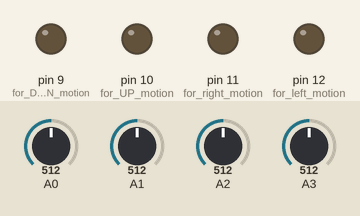
Simulated run of this sketch. Board: Arduino Nano, built with avr-gcc and run on an emulated ATmega328P. Parts: output pins drawn as LEDs (lit = HIGH). The inputs (shaded band) are chosen by the test bench; at power-on: A0 = 512, A2 = 512, A3 = 512, A1 = 512. What the sketch prints to the serial monitor is not drawn.

Above: at 1.2 s.
1.3 s: A0 set to 535
4.3 s: A0 set to 556
At 6.3 s:
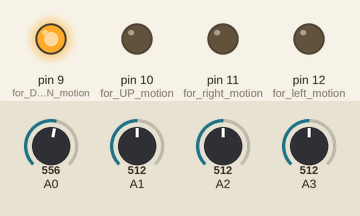
6.8 s: A2 set to 543
At 7.7 s:
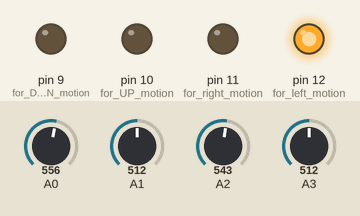
8.9 s: A3 set to 531
10.7 s: A3 set to 543
At 12.5 s:
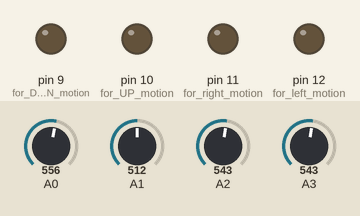
13.2 s: A3 set to 716
At 14.3 s:
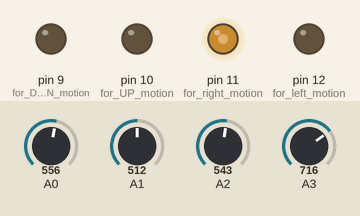
Timing chart, 0 to 16.2 s (numbered marks = the images above; inputs shaded):
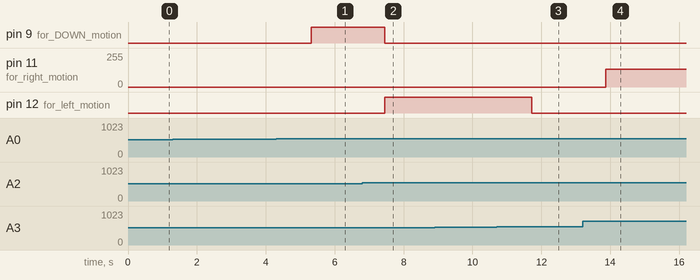

Measured:
- the behaviour switches between 542 and 543 on A0 (found by bisection; images 0 and 1)
- the behaviour switches between 532 and 533 on A2 (found by bisection; images 1 and 2)
- the behaviour switches between 542 and 543 on A3 (found by bisection; images 2 and 3)
- after the input at 1.3 s, every drawn part: stays the same
- after the input at 4.3 s, pin 9 (for_DOWN_motion): LOW → HIGH after 1.0 s
- after the input at 6.8 s, pin 9 (for_DOWN_motion): HIGH → LOW after 0.65 s; pin 12 (for_left_motion): LOW → HIGH after 0.65 s
- after the input at 8.9 s, every drawn part: stays the same
- after the input at 10.7 s, pin 12 (for_left_motion): HIGH → LOW after 1.0 s
- after the input at 13.2 s, pin 11 (for_right_motion): 0/255 → 133/255 after 0.66 s

The sketch:

Measurement.ino
```cpp
/*
   Monitoring the direction of strain carbon nano tubes based strain sensor
   by arduino microcontroller

   Arduino A0 to A3 = input from MWCNT sensor
   Arduino D11,D10,D9,D4 = output to LED driver ICs


   By : Mohan Gopal Tripathi


*/


//define variables
//mapped_value_downed variables -- sensor dependent
float maximum_value = 0 ; // enter maximum_value = maximum sensor reading
float minimum_value = 1023 ; // enter minimum_value = minimum sensor reading
//define variables
float start_value1 = 0 ; // sensor value at normal position
float start_value2 = 0 ;
float start_value3 = 0 ;
float start_value4 = 0 ;

float smooth_value1 = 0 ; // smoothed value will stored in this variable
float smooth_value2 = 0 ;
float smooth_value3 = 0 ;
float smooth_value4 = 0 ;
int thresold_1 = 30;      // depends on the strain sensor
int thresold_2 = 40;
int thresold_3 = 20;
int thresold_4 = 20;

void setup() {

Serial.begin(9600);                            // initialize serial communications at 9600 bps:
pinMode(9,OUTPUT);                             // for DOWN motion
pinMode(10,OUTPUT);                            // for UP motion
pinMode(11,OUTPUT);                            // for right motion
pinMode(12,OUTPUT);                            // for left motion

float temp1=0,temp2=0,temp3=0,temp4=0;
float sum1 = 0,sum2 = 0,sum3 = 0,sum4 = 0;


               // ---------------read the analog initial smooth value------------------- //


for(int i=0;i<10;i++)
{
temp1 = analogRead(A0);
sum1 = sum1 + temp1;
temp2 = analogRead(A1);
sum2 = sum2 + temp2;
temp3 = analogRead(A2);
sum3 = sum3 + temp3;
temp4 = analogRead(A3);
sum4 = sum4 + temp4;
}
start_value1=sum1/10; // taking initial value for start for noram position without strain
start_value2=sum2/10;
start_value3=sum3/10;
start_value4=sum4/10;
}

void smoothing()
{
float temp1=0,temp2=0,temp3=0,temp4=0;
float sum1 = 0,sum2 = 0,sum3 = 0,sum4 = 0;


                //--------------------read the analog input value for smoothing----------------------//


for(int i=0;i<10;i++)
{
temp1 = analogRead(A0);
sum1 = sum1 + temp1;
temp2 = analogRead(A1);
sum2 = sum2 + temp2;
temp3 = analogRead(A2);
sum3 = sum3 + temp3;
temp4 = analogRead(A3);
sum4 = sum4 + temp4;
}
smooth_value1 =sum1/10;
smooth_value2 =sum2/10;
smooth_value3 =sum3/10;
smooth_value4 =sum4/10;
}


void loop() {

smoothing();                                  // calling function smoothing to get smooth_value
float current_value1 = smooth_value1;         // current_value will get difference with normal position or start_value
float current_value2 = smooth_value2;
float current_value3 = smooth_value3;
float current_value4 = smooth_value4;

float mapped_value_1 = 0 ;                    // for mapping the range of differnce
float mapped_value_2 = 0 ;
float mapped_value_3 = 0 ;
float mapped_value_4 = 0 ;


             //-------------------self calibration for maximum & minimum value------------//


  if(current_value1 > maximum_value)// if we have a larger value than the maximum value, maximum value will updated
    { maximum_value = current_value1;}
  else if(current_value1 < minimum_value) // if we have a smaller value than the minimum value, minimum value will updated
    { minimum_value = current_value1;}
  if(current_value2 > maximum_value)
    { maximum_value = current_value2;}
  else if(current_value2 < minimum_value) // if we have a smaller value than the minimum value, minimum
    { minimum_value = current_value2;}
  if(current_value3 > maximum_value)
    { maximum_value = current_value3;}
  else if(current_value3 < minimum_value) // if we have a smaller value than the minimum value, minimum
    { minimum_value = current_value3;}
  if(current_value4 > maximum_value)
    { maximum_value = current_value4;}
  else if(current_value4 < minimum_value) // if we have a smaller value than the minimum value, minimum
    { minimum_value = current_value4;}

//-------------------condition for 1st direction---------------------//


if(current_value1 - start_value1 > thresold_1)              //set threshold value for down leds
{mapped_value_1=map(current_value1-start_value1-thresold_1,minimum_value,maximum_value-start_value1-thresold_1,0,255);} // mapping difference to 0-255

//--------------------condition for 2nd direction-----------------------//


if(current_value2 -start_value2 > thresold_2) //set thresold value for up leds
{mapped_value_2=map(current_value2-start_value2-thresold_2,minimum_value,maximum_value-start_value2-thresold_2,0,255);}


//-------------------condition for 3rd direction---------------------//


if(current_value3 - start_value3 > thresold_3) //set threshold value for right leds
{mapped_value_3=map(current_value3-start_value3-thresold_3,minimum_value,maximum_value-start_value3-thresold_3,0,255);} // mapping difference to 0-255

//--------------------condition for 4th direction-----------------------//


if(current_value3 - start_value3>thresold_4) //set thresold value for left leds

{mapped_value_4=map(current_value4-start_value4-thresold_4,minimum_value,maximum_value-start_value4-thresold_4,0,255);}


if(mapped_value_1 > mapped_value_2 && mapped_value_1 > mapped_value_3 && mapped_value_1 > mapped_value_4 )
{
analogWrite(10,0);
analogWrite(11,0);
analogWrite(12,0);
analogWrite(9,mapped_value_1);}
else if (mapped_value_2 > mapped_value_1 && mapped_value_2 > mapped_value_3 && mapped_value_2 > mapped_value_4)
{
analogWrite(9,0);
analogWrite(11,0);
analogWrite(12,0);
analogWrite(10,mapped_value_2);}
else if (mapped_value_3 > mapped_value_1 && mapped_value_3 > mapped_value_2 && mapped_value_3 > mapped_value_4)
{
analogWrite(9,0);
analogWrite(10,0);
analogWrite(12,0);
analogWrite(11,mapped_value_3);}
else if (mapped_value_4 > mapped_value_1 && mapped_value_4 > mapped_value_2 && mapped_value_4 > mapped_value_3)
{
analogWrite(9,0);
analogWrite(10,0);
analogWrite(11,0);
analogWrite(12,mapped_value_4);}

else
{
analogWrite(9,0);// no LED will glow
analogWrite(10,0); // no LED will glow
analogWrite(11,0);
analogWrite(12,0);
}
Serial.print("\n sv1= ");
Serial.print(start_value1);
Serial.print("\t down_motion=");
Serial.print(mapped_value_1);
Serial.print("\t sv2=");
Serial.print(start_value2);
Serial.print("\t up_motion=");
Serial.print(mapped_value_2);
Serial.print("\t sv3=");
Serial.print(start_value3);
Serial.print("\t right_motion=");
Serial.print(mapped_value_3);
Serial.print("\t sv4=");
Serial.print(start_value4);
Serial.print("\t left_motion=");
Serial.print(mapped_value_4);
delay(1000);

}
```
